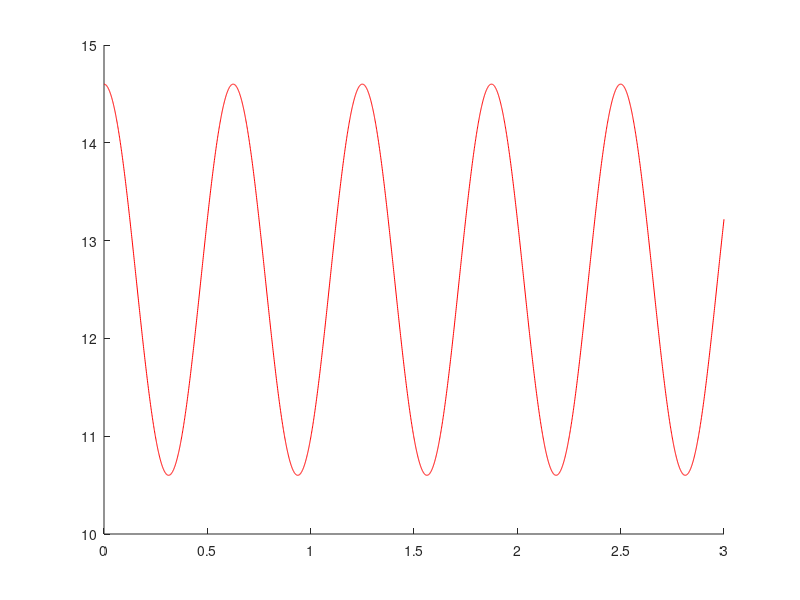

MATLAB code for this plot: (Note: this script raises an error after producing the figure.)
%% Howto create figures
% 2025-09-08
%
% HTW Dresden, faculty of electrical engineering
% measurement engineering
% Prof. Matthias Henker
% ---------------------------------------------------------------------
% This is a simple sample script within a series of howto-files.
%
% This sample script is dealing with the creation of simple diagrams (in
% Matlab called figures). Matlab is very powerful and can create many
% different graphics. This a a very short introduction only.
%
%   - for further reading use 'help figure' or 'doc figure' as starting
%     point in the Matlab help
%   - or search for 'graphics' in the Matlab help
%
% here is list of some important keywords (Matlab commands)
%   - figure, plot, hold, grid, xlabel, ylabel, title, legend
%
% just start this script (short cut 'F5') and get inspired

%% here we start

CleanMatlab = true; % true or false

% optionally clean Matlab
if CleanMatlab  % set to true/false to enable/disable cleaning
    clear;      % clear all variables from the workspace (see 'help clear')
    close all;  % close all figures
    clc;        % clear command window
end

% -------------------------------------------------------------------------
%% at the beginning we create a simple figure with a plot of two curves

% define plot range of parameter x
x = (0 : 1e-3 : 3);     % very fine steps ==> looks better in plots

% define two functions to plot:  y1 = f1(x) and y2 = f2(x)
y_1 = 2* cos(3.2*pi*x) + 12.6;
y_2 = 3* sin(5.5*pi*x) +  7.4;

% now create a figure and plot both functions
myFig = figure(1);      % figure counter: 1, 2, 3 ...

% plot 1st curve (r = red, g = green, b = blue, k = black, m = magenta ...)
plot(x, y_1, '-r', LineWidth= 1.8, DisplayName= 'curve 1');

% prevent overwritting the 1st plot ==> IMPORTANT!
hold on;

% plot 2nd curve
% ==> plot will be added to previous plot   when 'hold on'
% ==> plot will overwrite previous plot     when 'hold off'
plot(x, y_2, '-b', LineWidth= 0.9, DisplayName= 'curve 2');

% now shade a specific area below the second curve
range_1 = (0.6 <= x & x < 1.6);
% area is an alternative plot-command
area(x(range_1), y_2(range_1), ...   % use '...' for line breaks in commands
    FaceColor= [0.95 0.45 0.85], ...
    EdgeColor= 'b', ...
    LineWidth= 1.8, ...
    DisplayName= 'shaded area');

% allow overwritting again ==> next plot command will start new plot again
hold off;

% beautify figure and dd axis labeling, title, and a legend
grid minor;
title('Current Consumtion of Test Circuit');
xlabel('Time (in s)' );
ylabel('Currents (in A)');
legend(Location = 'best');

disp('Demontration howto create a figure with two curves is done.');
% end of file